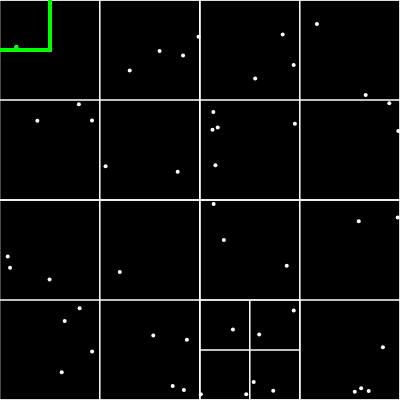
Frame 1 (no input)
Frame 60 (no input): identical to frame 1, image omitted
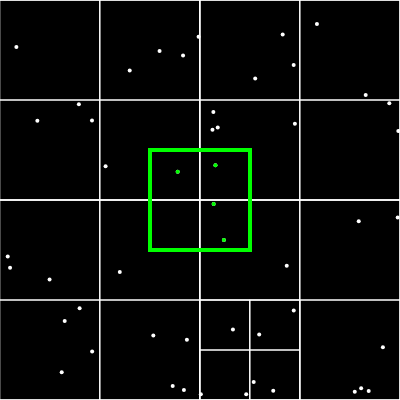
Frame 120 (the mouse pressed at the canvas centre since frame 60)

The p5.js sketch that drew these frames (run headless with seeded random() and noise() and a simulated clock; from frame 60 on, the mouse is pressed at the canvas centre):

// p5.js sketch
// ── sketch.js
let qt;
let count = 0;

function setup() {
    createCanvas(400, 400);

// centre point and half of width and height
    let boundary = new Rectangle(200, 200, 200, 200);

// each leave just could have 4 elements
    qt = new QuadTree(boundary, 4);

    console.log(qt);

    for (let i = 0; i < 50; i++) {
        let p = new Point(Math.random() * 400, Math.random() * 400);
        qt.insert(p);
    }

    background(0);
    qt.show();
}

function draw (){
    background (0);
    qt.show ();

    stroke (0 ,255 ,0) ;
    rectMode ( CENTER );
    let range = new Rectangle ( mouseX ,mouseY ,50 ,50)
    rect ( range.x , range.y , range.w *2, range.h *2) ;
    let points = [];
    qt.query (range , points );

    for (let p of points ){
      strokeWeight (4) ;
      point (p.x , p.y );
    }
}
    

// ── main.html
<html>
<head>
    <title> QuadTree </title>
    <script src="p5.min.js"> </script>
    <script src="quadtree.js"> </script>
    <script src="sketch.js"> </script>

    <style>
        body{
            font-family: 'Lato', 'Gill Sans', 'Gill Sans MT', Calibri, 'Trebuchet MS', sans-serif;
        }
		.grid-container {
			display: grid;
			grid-template-columns: auto auto auto;
			padding: 2px;
		}
		.grid-container>div {
			text-align: center;
			padding: 2px 0;
		}

	</style>
</head>
<body bgcolor="#272a33" background="fdondo1.png">

    <div class="grid-container">
		<div class="grid-item" style="vertical-align: middle;">
		</div>
		<div class="grid-item">
			<p style="font-size: 28px; font-weight:5px bold; color:#0091e6">Quad Tree<br/>
      <p style="font-size: 16px; font-weight:20px bold; color:#ffffff">Maestr&iacute;a en Ciencias de la Computaci&oacute;n - Algoritmos y Estructura de Datos</p>
		</div>
		<div class="grid-item">
			<p>
			</p>
        </div>
		<div class="grid-item">&nbsp;</div>
		<div class="grid-item"><div id="QuadTreeCanvas"></div></div>
		<div class="grid-item">&nbsp;</div>
	</div>
</body>

</html>
// ── quadtree.js
class Point {
    constructor(x, y, userData) {
        this.x = x;
        this.y = y;
        this.userData = userData;
    }
}

class Rectangle {
    constructor(x, y, w, h) {
        this.x = x;
        this.y = y;
        this.w = w;
        this.h = h;
    }
    
    contains(point) {
       return (point.x >= this.x - this.w && point.x <= this.x + this.w && point.y >= this.y - this.h && point.y <= this.y + this.h );
     }
      
    intersects(range) {
       return !(range.x - range.w > this.x + this.w || range.x + range.w < this.x - this.w || range.y - range.h > this.y + this.h || range.y + range.h < this.y - this.h);
    }
}

class QuadTree {
    constructor(boundary, n) {
        this.boundary = boundary; // Rectangle
        this.capacity = n; // capacidad maxima de cada cuadrante
        this.points = []; // vector , almacena los puntos a almacenar
        this.divided = false;
    }

    subdivide() {
        let x = this.boundary.x;
        let y = this.boundary.y;
        let w = this.boundary.w;
        let h = this.boundary.h;
        let qt_northeast = new Rectangle(x + w / 2, y - h / 2, w / 2, h / 2);
        let qt_northwest = new Rectangle(x - w / 2, y - h / 2, w / 2, h / 2);
        let qt_southeast = new Rectangle(x + w / 2, y + h / 2, w / 2, h / 2);
        let qt_southwest = new Rectangle(x - w / 2, y + h / 2, w / 2, h / 2);
        this.northeast = new QuadTree(qt_northeast, this.capacity);
        this.northwest = new QuadTree(qt_northwest, this.capacity);
        this.southeast = new QuadTree(qt_southeast, this.capacity);
        this.southwest = new QuadTree(qt_southwest, this.capacity);
        this.divided = true;
    }

    insert(point) {

        if (!this.boundary.contains(point)){
            return false;
        }

        if (this.points.length < this.capacity) {
            this.points.push(point);
            return true;
        } 
        else {
            if(!this.divided){                
                this.subdivide();                
            }
            return (
                this.northeast.insert(point) ||
                this.northwest.insert(point) ||
                this.southeast.insert(point) ||
                this.southwest.insert(point)
              );
        }
    }

    query(range, found){    
        if(!found){
            found=[];
        }
        if(!this.boundary.intersects(range)){
            return found;
        }
        else{
          for(let point of this.points){
            if(range.contains(point)){
                found.push(point)
            }
          }
          if(this.divided){            
            this.northeast.query(range,found);
            this.northwest.query(range,found);
            this.southeast.query(range,found);
            this.southwest.query(range,found);
          } 
          return found;
        }
    }

    show() {
        stroke(255);
        strokeWeight(1);
        noFill();
        rectMode(CENTER);
        rect(this.boundary.x, this.boundary.y, this.boundary.w * 2, this.boundary.h * 2);
        if (this.divided) {
            this.northeast.show();
            this.northwest.show();
            this.southeast.show();
            this.southwest.show();
        }

        for (let p of this.points) {
            strokeWeight(4);
            point(p.x, p.y);
        }
    }
}
